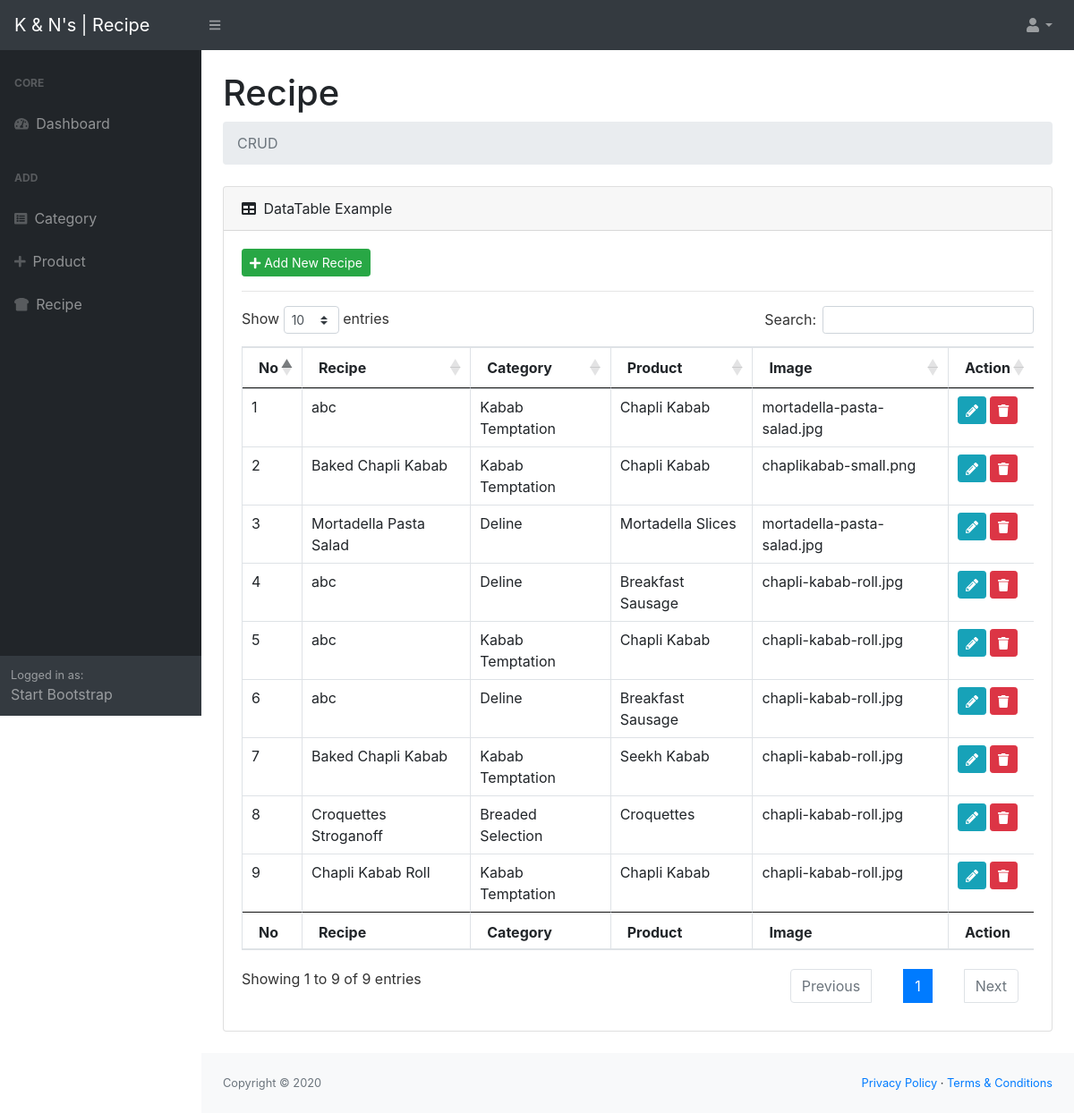
/index.php/recipe, run on the app's committed database.
### tables this page shows
CREATE TABLE `recipe` (
  `recipe_id` int(11) NOT NULL,
  `recipe_ing` longtext DEFAULT NULL,
  `recipe_serves` varchar(100) DEFAULT NULL,
  `recipe_cooking` varchar(100) DEFAULT NULL,
  `recipe_preparation` varchar(100) DEFAULT NULL,
  `recipe_method` longtext DEFAULT NULL,
  `recipe_youtube` mediumtext DEFAULT NULL,
  `recipe_image` longtext DEFAULT NULL,
  `recipe_category_id` int(11) DEFAULT NULL,
  `recipe_product_id` int(11) DEFAULT NULL,
  `recipe_title` varchar(255) DEFAULT NULL,
  `url_slug` varchar(200) DEFAULT NULL,
  `status` int(11) DEFAULT 1
);

CREATE TABLE `category` (
  `category_id` int(11) NOT NULL,
  `category_name` varchar(100) DEFAULT NULL,
  `category_image` longtext DEFAULT NULL
);

CREATE TABLE `product` (
  `product_id` int(11) NOT NULL,
  `product_name` varchar(100) DEFAULT NULL,
  `product_category_id` int(11) DEFAULT NULL,
  `product_image` longtext DEFAULT NULL
);

### application/controllers/Recipe.php (called while the page is built, shortened)
<?php
class Recipe extends CI_Controller {
    function __construct(){
        $this->load->model('recipe_model','recipe_model');
        $this->load->library('session');
    }
    function index(){
        $data['recipes'] = $this->recipe_model->get_recipes();
       $data['url_slug'] = $this->recipe_model->get_recipe_by_url();
        $this->load->view('recipe_list_view',$data);
    }
}

### index.php (called while the page is built, shortened)
<?php
require_once BASEPATH.'core/CodeIgniter.php';

### application/models/Recipe_model.php (called while the page is built, shortened)
<?php
class Recipe_model extends CI_Model{
	function get_recipes(){
		$this->db->select('recipe_id,recipe_title,recipe_serves,recipe_preparation,recipe_cooking,recipe_ing
		,recipe_method,recipe_youtube,recipe_image,category_name,product_name');
		$this->db->from('recipe');
		$this->db->join('category','recipe_category_id = category_id','left');
		$this->db->join('product','recipe_product_id = product_id','left');
		$query = $this->db->get();
		return $query;
	}
    function get_recipe_by_url($url_slug = TRUE){
        $this->db->select('recipe_title,recipe_serves,recipe_preparation,recipe_cooking,recipe_youtube,recipe_image');
        $query = $this->db->get_where('recipe', array('url_slug' => $url_slug), 1);
        return $query;
    }
}

### application/views/recipe_list_view.php (the view, shortened to what this page needs)
<!DOCTYPE html>
<html>
<head>
    <link href="<?php echo base_url().'assets/css/bootstrap.css'?>" rel="stylesheet" type="text/css">
    <link href="<?php echo base_url().'assets/css/datatables.css'?>" rel="stylesheet" type="text/css">
    <link href="<?php echo base_url().'assets/css/styles.css'?>" rel="stylesheet" />
    <link href="https://cdn.datatables.net/1.10.20/css/dataTables.bootstrap4.min.css" rel="stylesheet" />
</head>
<body class="sb-nav-fixed">
<nav class="sb-topnav navbar navbar-expand navbar-dark bg-dark">
    <a class="navbar-brand" href="<?php echo site_url('main');?>">K &amp; N's | Recipe</a>
    <button class="btn btn-link btn-sm order-1 order-lg-0" id="sidebarToggle" href="#"><i class="fa fa-bars"></i></button>
    <ul class="navbar-nav ml-auto ml-md-0">
        <li class="nav-item dropdown">
            <a class="nav-link dropdown-toggle" id="userDropdown" href="#" role="button" data-toggle="dropdown" aria-haspopup="true" aria-expanded="false"><i class="fa fa-user fa-fw"></i></a>
        </li>
    </ul>
</nav>
<div id="layoutSidenav">
    <div id="layoutSidenav_nav">
        <nav class="sb-sidenav accordion sb-sidenav-dark" id="sidenavAccordion">
            <div class="sb-sidenav-menu">
                <div class="nav">
                    <div class="sb-sidenav-menu-heading">Core</div>
                    <a class="nav-link" href="<?php echo site_url('main');?>">
                        <div class="sb-nav-link-icon"><i class="fa fa-tachometer-alt"></i></div>
                        Dashboard
                    </a>
                    <div class="sb-sidenav-menu-heading">ADD</div>
                    <a class="nav-link" href="<?php echo site_url('category');?>">
                        <div class="sb-nav-link-icon"><i class="fa fa-list-alt" aria-hidden="true"></i></div>
                        Category
                    </a>
                    <a class="nav-link" href="<?php echo site_url('product');?>">
                        <div class="sb-nav-link-icon"><i class="fas fa-plus"></i></div>
                        Product
                    </a>
                    <a class="nav-link" href="<?php echo site_url('recipe');?>">
                        <div class="sb-nav-link-icon"><i class="fas fa-bread-slice"></i></i></div>
                        Recipe
                    </a>
                </div>
            </div>
            <div class="sb-sidenav-footer">
                <div class="small">Logged in as:</div>
                Start Bootstrap
            </div>
        </nav>
    </div>
    <div id="layoutSidenav_content">
        <main>
            <div class="container-fluid">
                <h1 class="mt-4">Recipe</h1>
                <ol class="breadcrumb mb-4">
                    <li class="breadcrumb-item active">CRUD</li>
                </ol>
                <div class="card mb-4">
                    <div class="card-header">
                        <i class="fa fa-table mr-1"></i>
                        DataTable Example
                    </div>
                    <div class="card-body">
                        <div class="table-responsive">
                            <a href="<?php echo site_url('recipe/add_new');?>" class="btn btn-success btn-sm"><i class="fa fa-plus"></i> Add New Recipe</a>
                            <hr/>
                            <table class="table table-bordered" id="dataTable" width="100%" cellspacing="0">
                                <thead>
                                <tr>
                                    <th>No</th>
                                    <th>Recipe</th>
                                    <th>Category</th>
                                    <th>Product</th>
                                    <th>Image</th>
                                    <th>Action</th>
                                </tr>
                                </thead>
                                <tfoot>
                                <tr>
                                    <th>No</th>
                                    <th>Recipe</th>
                                    <th>Category</th>
                                    <th>Product</th>
                                    <th>Image</th>
                                    <th>Action</th>
                                </tr>
                                </tfoot>
                                <tbody>
                                <?php
                                $no = 0;
                                foreach ($recipes->result() as $row):
                                    $no++;
                                    ?>
                                    <tr>
                                        <td><?php echo $no;?></td>
                                        <td><?php echo $row->recipe_title;?></td>
                                        <td><?php echo $row->category_name;?></td>
                                        <td><?php echo $row->product_name;?></td>
                                        <td><?php echo $row->recipe_image;?></td>
                                        <td>
                                            <a href="<?php echo site_url('recipe/get_edit/'.$row->recipe_id);?>" class="btn btn-sm btn-info"><i class="fas fa-pencil-alt" aria-hidden="true"></i></a>
                                            <a href="<?php echo site_url('recipe/delete/'.$row->recipe_id);?>" class="btn btn-sm btn-danger"><i class="fa fa-trash" aria-hidden="true"></i></a>
                                        </td>
                                    </tr>
                                <?php endforeach;?>
                                </tbody>
                            </table>
                        </div>
                    </div>
                </div>
            </div>
        </main>
        <footer class="py-4 bg-light mt-auto">
            <div class="container-fluid">
                <div class="d-flex align-items-center justify-content-between small">
                    <div class="text-muted">Copyright &copy; 2020</div>
                    <div>
                        <a href="#">Privacy Policy</a>
                        &middot;
                        <a href="#">Terms &amp; Conditions</a>
                    </div>
                </div>
            </div>
        </footer>
    </div>
</div>
</body>
</html>

### assets/css/datatables.css (style rules this page uses)
table.dataTable { width: 100%; margin: 0 auto; clear: both; border-collapse: separate; border-spacing: 0; }
table.dataTable thead th, table.dataTable tfoot th { font-weight: bold; }
table.dataTable thead th, table.dataTable thead td { padding: 10px 18px; border-bottom: 1px solid #111; }
table.dataTable tfoot th, table.dataTable tfoot td { padding: 10px 18px 6px 18px; border-top: 1px solid #111; }
table.dataTable thead .sorting, table.dataTable thead .sorting_asc, table.dataTable thead .sorting_desc, table.dataTable thead .sorting_asc_disabled, table.dataTable thead .sorting_desc_disabled { cursor: pointer; *cursor: hand; background-repeat: no-repeat; background-position: center right; }
table.dataTable thead .sorting { background-image: url("DataTables-1.10.18/images/sort_both.png"); }
table.dataTable thead .sorting_asc { background-image: url("DataTables-1.10.18/images/sort_asc.png"); }
table.dataTable tbody tr { background-color: #ffffff; }
table.dataTable tbody th, table.dataTable tbody td { padding: 8px 10px; }
table.dataTable, table.dataTable th, table.dataTable td { box-sizing: content-box; }

### data on the page
recipe: recipe_title "abc", category.category_name "Kabab Temptation", product.product_name "Chapli Kabab", recipe_image "mortadella-pasta-salad.jpg"
recipe: recipe_title "Baked Chapli Kabab", category.category_name "Kabab Temptation", product.product_name "Chapli Kabab", recipe_image "chaplikabab-small.png"
recipe: recipe_title "Mortadella Pasta Salad", category.category_name "Deline", product.product_name "Mortadella Slices", recipe_image "mortadella-pasta-salad.jpg"
recipe: recipe_title "abc", category.category_name "Deline", product.product_name "Breakfast Sausage", recipe_image "chapli-kabab-roll.jpg"
recipe: recipe_title "abc", category.category_name "Kabab Temptation", product.product_name "Chapli Kabab", recipe_image "chapli-kabab-roll.jpg"
recipe: recipe_title "abc", category.category_name "Deline", product.product_name "Breakfast Sausage", recipe_image "chapli-kabab-roll.jpg"
recipe: recipe_title "Baked Chapli Kabab", category.category_name "Kabab Temptation", product.product_name "Seekh Kabab", recipe_image "chapli-kabab-roll.jpg"
recipe: recipe_title "Croquettes Stroganoff", category.category_name "Breaded Selection", product.product_name "Croquettes", recipe_image "chapli-kabab-roll.jpg"
recipe: recipe_title "Chapli Kabab Roll", category.category_name "Kabab Temptation", product.product_name "Chapli Kabab", recipe_image "chapli-kabab-roll.jpg"
